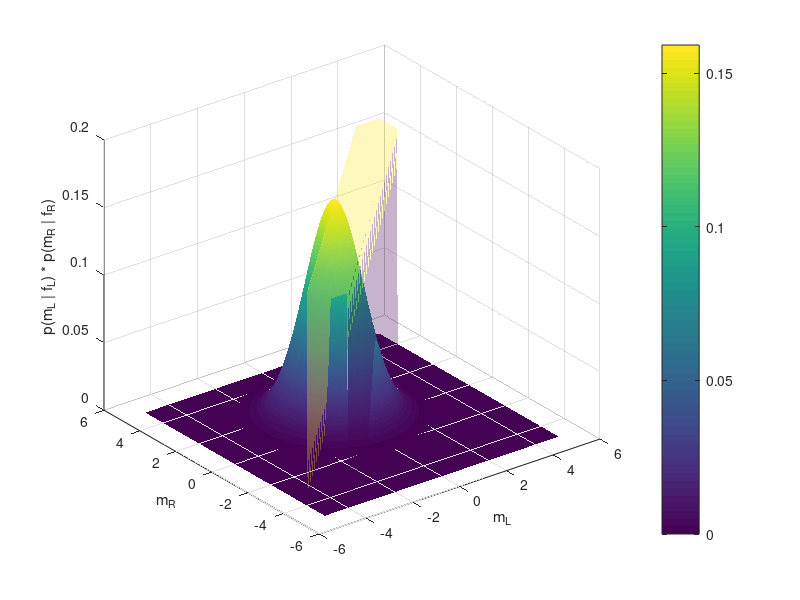
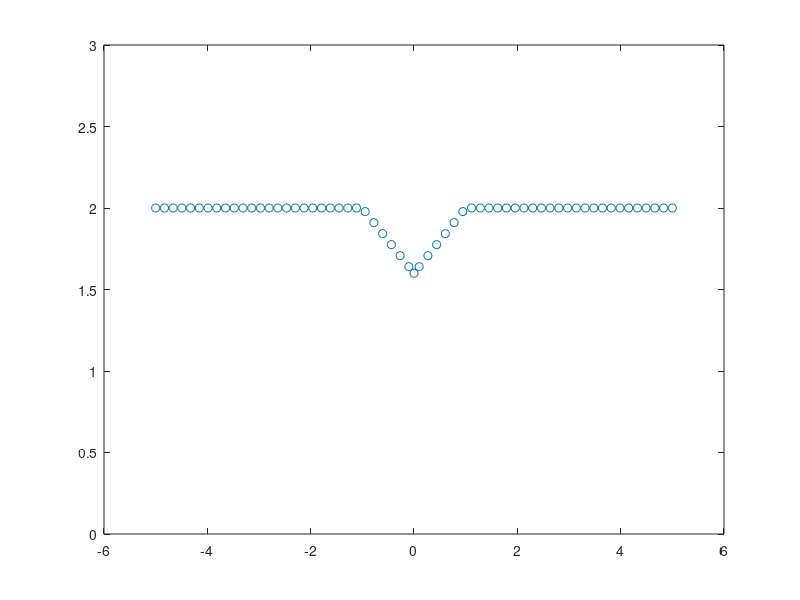
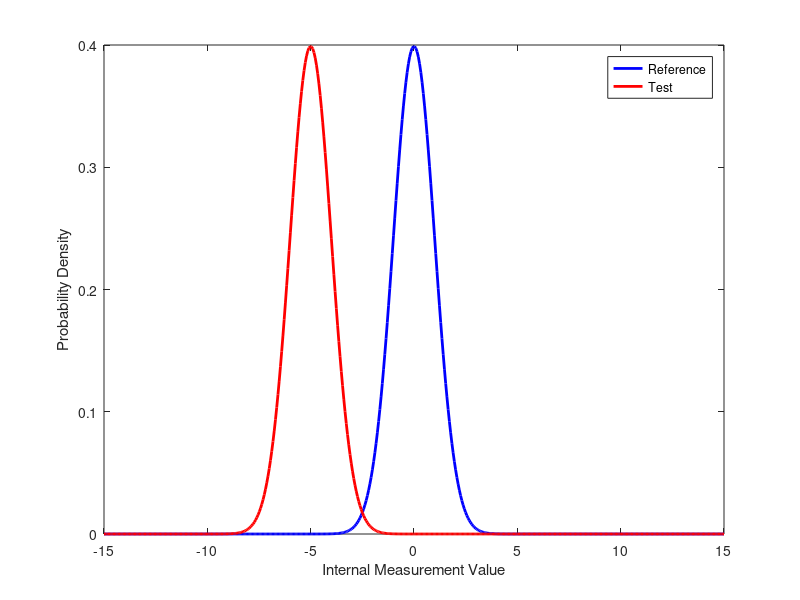
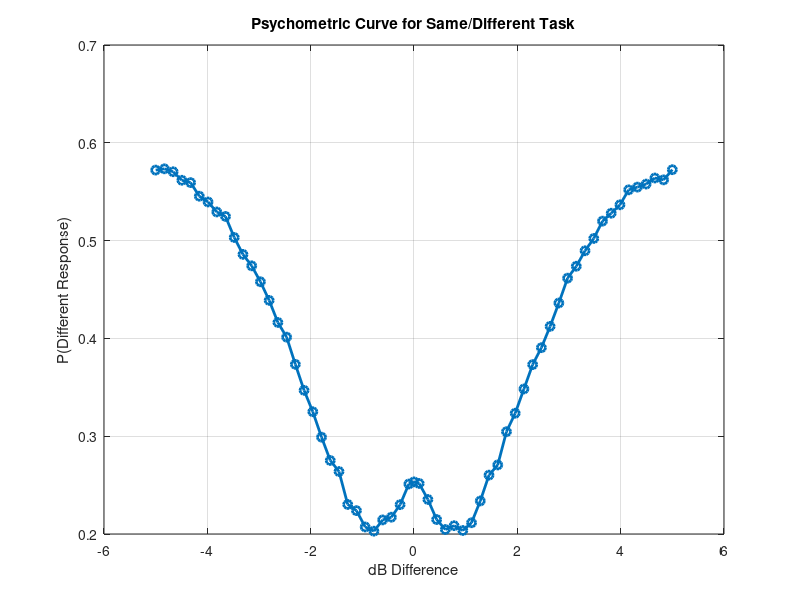

These charts were generated, in order, by the following MATLAB code:
%% PLOTTING JOINT PROBABILITY DENSITY
% Parameters
mu_L = 0;     % mean of left stimulus
mu_R = 1;     % mean of right stimulus
sigma = 1;    % standard deviation of both likelihoods
c = 1;        % decision threshold

% Create grid
x = linspace(-5, 5, 300);
y = linspace(-5, 5, 300);
[mL, mR] = meshgrid(x, y);

% Compute the likelihoods
p_mL = normpdf(mL, mu_L, sigma); % Evaluate PDF at each mL
p_mR = normpdf(mR, mu_R, sigma); % Evaluate PDF at each mR

% Compute the joint probability density
jointProb = p_mL .* p_mR;

% Plot the 2D surface
figure(1);
surf(mL, mR, jointProb, 'EdgeColor', 'none');
xlabel('m_L');
ylabel('m_R');
zlabel('p(m_L | f_L) * p(m_R | f_R)');
colorbar;

% Overlay the decision boundary (|mR - mL| < c) for the "same" region
hold on;
% Mask for "same" region
same_region = abs(mR - mL) < c;
% 2D pairs correspond to points on XY plane, the joint probability values
% (the heights) make a 3D surface

% Plot the same region as a transparent surface
h = surf(mL, mR, double(same_region) .* max(jointProb(:)), 'EdgeColor', 'none');
set(h, 'FaceAlpha', 0.3);

%% SIMULATING THE SAME-DIFFERENT TASK

nTrials = 5000;              
dB_values = [linspace(-5,-0.1,30) 0 linspace(0.1,5,30)]; 
sigma = 1;                  
criterion = 2; % a higher criterion is more conservative in saying different         
dipCriterion = true;

pDifferent = zeros(size(dB_values));  

for i = 1:length(dB_values)
    delta = dB_values(i);  % Signal difference (dB)

    if dipCriterion
        % Determining criterion values under the hypothesis that is
        % shrinks for dB values closer to 0
        if abs(delta) <= 1
            m = 0.40;
            b = 2 - m;
            criterion = sign(delta)*m*delta + b;
        end

        if delta > 1
            criterion = 2;
        end
    end

    criterion_List(i) = criterion;
    if i == length(dB_values)
        figure(3)
        plot(dB_values, criterion_List,'o')
        ylim([0,3]);
    end

    % Create noise and signal+noise distributions
    noiseDist = makedist('Normal', 'mu', 0, 'sigma', sigma);
    signalDist = makedist('Normal', 'mu', delta, 'sigma', sigma);

    % Visualize the distributions for the nth dB value
    if i == 1
        x = linspace(-15, 15, 500); % Internal measurement values (Hz)
        figure(4);
        plot(x, pdf(noiseDist, x), 'b-', 'LineWidth', 2); hold on;
        plot(x, pdf(signalDist, x), 'r-', 'LineWidth', 2);
        legend('Reference', 'Test');
        xlabel('Internal Measurement Value');
        ylabel('Probability Density');
    end

    % Sample from the distributions
    % Draws a column vector with nTrials rows and 1 column
    mL_same = random(noiseDist, nTrials, 1);  % both sampled from noiseDist
    mR_same = random(noiseDist, nTrials, 1);

    mL_diff = random(noiseDist, nTrials, 1);      % different: left stimulus = noise
    mR_diff = random(signalDist, nTrials, 1);     % different: right = signal+noise

    % Decision rule: if abs(mL - mR) >= criterion, they are "different"
    % Identifying SAME trials where they choose different 
    same_decisions = abs(mL_same - mR_same) >= criterion;
    
    % Identifying DIFF trials where they choose different
    diff_decisions = abs(mL_diff - mR_diff) >= criterion;
    
    % Total trials: half same, half different
    total_decisions = [same_decisions; diff_decisions];
    
    % Proportion of trials judged as "different"
    pDifferent(i) = sum(total_decisions)/length(total_decisions);
end

figure(5);
plot(dB_values, pDifferent, 'o-', 'LineWidth', 2);
xlabel('dB Difference');
ylabel('P(Different Response)');
title('Psychometric Curve for Same/Different Task');
grid on;

%% %% SIMULATING PSYCHOMETRIC CURVE W/ INTEGRATING JOINT PROBABILITY DENSITY

nTrials = 5000;              
dB_values = [linspace(-5,-0.1,30) 0 linspace(0.1,5,30)]; 
sigma = 1;                  
c = 2; % a higher criterion is more conservative in saying different   
dipCriterion = true;


for i = 1:length(dB_values)

    % Parameters
    mu_R = 0;     % mean of reference
    mu_T = dB_values(i);     % mean of test

    if dipCriterion
        if abs(mu_T) <= 1
            m = 0.40;
            b = 2 - m;
            c = sign(mu_T)*m*mu_T + b;
        end

        if mu_T > 1
            c = 2;
        end
    end

    % Function for the joint PDF f(mR, mT)
    f = @(mR, mT) normpdf(mR, mu_R, sigma) .* normpdf(mT, mu_T, sigma);

    % The integral limits are defined by the criterion: mR - c <= mT <= mR + c
    
    mR_min = -inf;
    mR_max = inf;
    
    % Lower limit for mT: g(mR) = mR - c
    g = @(mR) mR - c; 
    
    % Upper limit for mT: h(mR) = mR + c
    h = @(mR) mR + c;
    
    P_same_integral2 = integral2(f, mR_min, mR_max, g, h);
    
    P_same(i) = P_same_integral2;
    P_different(i) = 1 - P_same(i); 

end
figure(6);
hold on
plot(dB_values, P_different, 'go-', 'LineWidth', 2);
xlabel('dB Difference');
ylabel('P(Different Response)');
title('Psychometric Curve for Same/Different Task');
grid on;